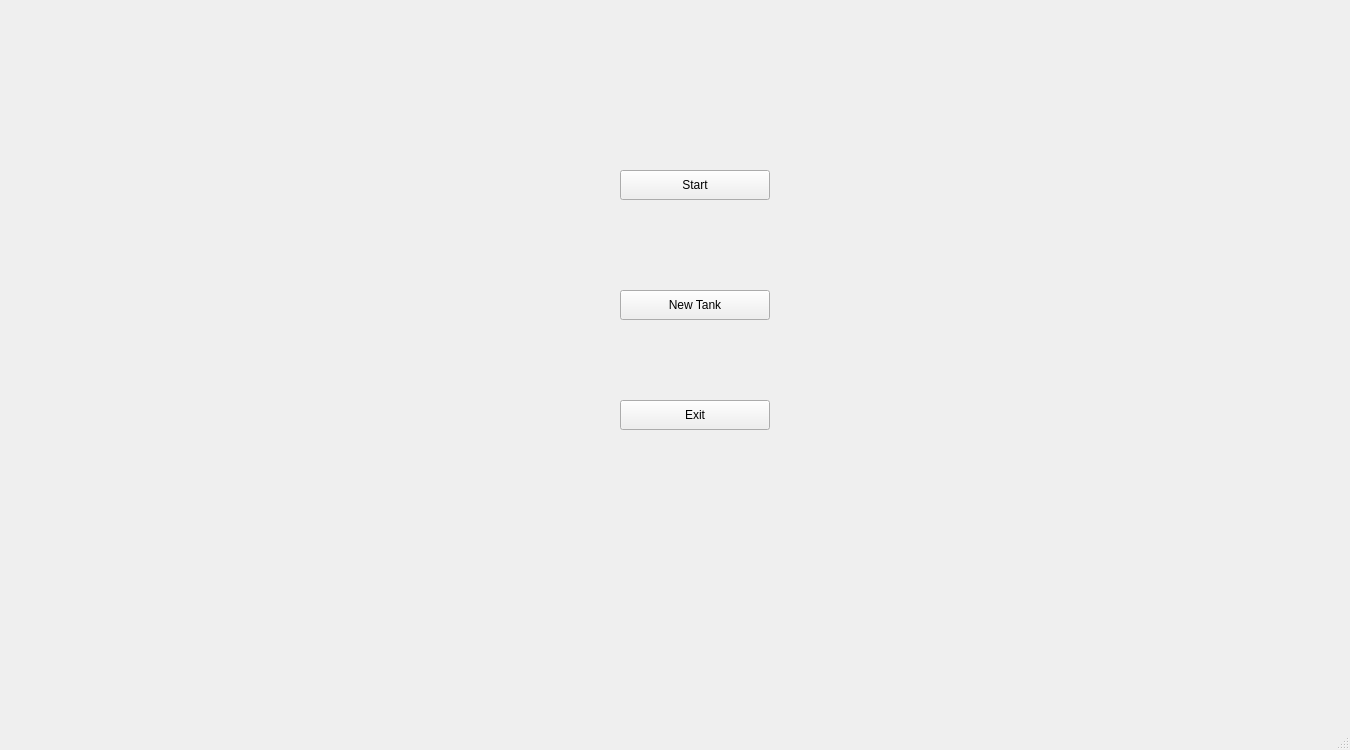
<?xml version="1.0" encoding="UTF-8"?>
<ui version="4.0">
 <class>MainWindow</class>
 <widget class="QMainWindow" name="MainWindow">
  <property name="geometry">
   <rect>
    <x>0</x>
    <y>0</y>
    <width>1350</width>
    <height>750</height>
   </rect>
  </property>
  <property name="sizePolicy">
   <sizepolicy hsizetype="Preferred" vsizetype="Preferred">
    <horstretch>0</horstretch>
    <verstretch>0</verstretch>
   </sizepolicy>
  </property>
  <property name="minimumSize">
   <size>
    <width>1350</width>
    <height>750</height>
   </size>
  </property>
  <property name="maximumSize">
   <size>
    <width>1350</width>
    <height>750</height>
   </size>
  </property>
  <property name="windowTitle">
   <string>MainWindow</string>
  </property>
  <widget class="QWidget" name="centralwidget">
   <widget class="QPushButton" name="pushButton">
    <property name="geometry">
     <rect>
      <x>620</x>
      <y>170</y>
      <width>150</width>
      <height>30</height>
     </rect>
    </property>
    <property name="text">
     <string>Start</string>
    </property>
   </widget>
   <widget class="QPushButton" name="pushButton_2">
    <property name="geometry">
     <rect>
      <x>620</x>
      <y>290</y>
      <width>150</width>
      <height>30</height>
     </rect>
    </property>
    <property name="text">
     <string>New Tank</string>
    </property>
   </widget>
   <widget class="QPushButton" name="pushButton_3">
    <property name="geometry">
     <rect>
      <x>620</x>
      <y>400</y>
      <width>150</width>
      <height>30</height>
     </rect>
    </property>
    <property name="text">
     <string>Exit</string>
    </property>
   </widget>
  </widget>
  <widget class="QMenuBar" name="menubar">
   <property name="geometry">
    <rect>
     <x>0</x>
     <y>0</y>
     <width>1350</width>
     <height>21</height>
    </rect>
   </property>
  </widget>
  <widget class="QStatusBar" name="statusbar"/>
 </widget>
 <resources/>
 <connections/>
</ui>
